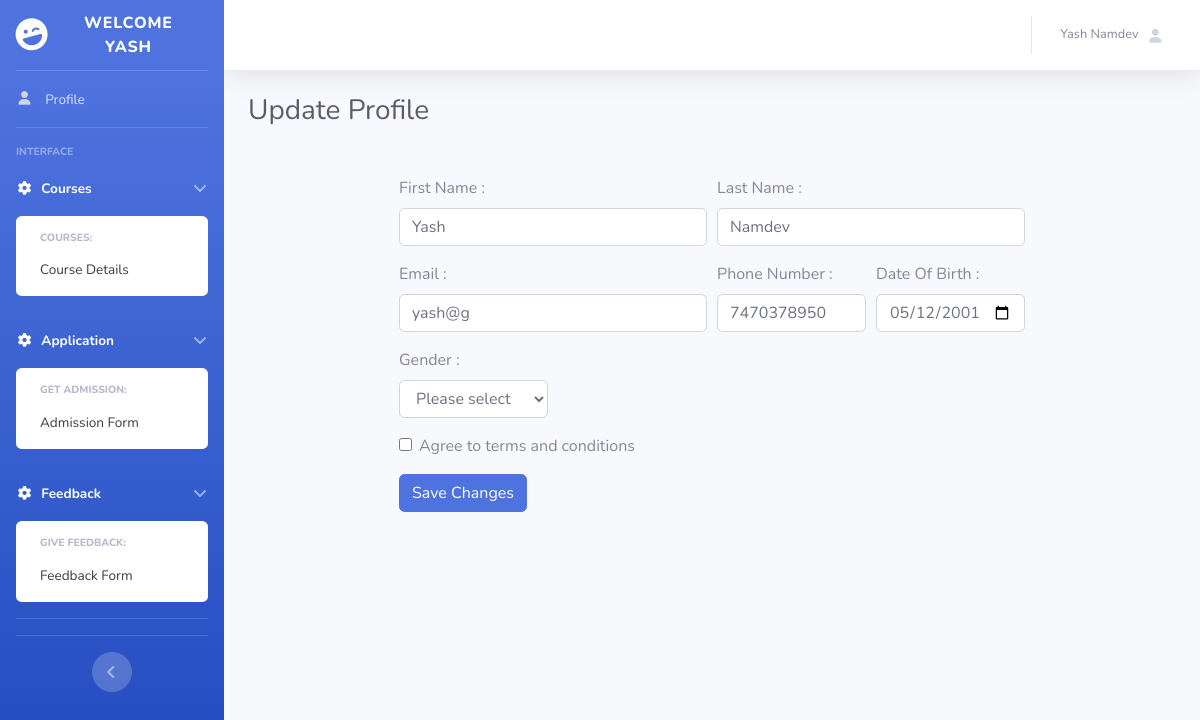
The page /updateprofile.php (signed in) on the database its author committed.
### tables this page shows
CREATE TABLE `register` (
  `id` int(20) NOT NULL,
  `firstname` varchar(20) NOT NULL,
  `lastname` varchar(20) NOT NULL,
  `dob` date NOT NULL,
  `gender` varchar(10) NOT NULL,
  `email` varchar(20) NOT NULL,
  `num` bigint(15) NOT NULL,
  `password` varchar(20) NOT NULL,
  `cpassword` varchar(20) NOT NULL,
  `time` timestamp NOT NULL DEFAULT current_timestamp()
);

### updateprofile.php (the view, shortened to what this page needs)
<?php
require 'connection.php';
if(!empty($_SESSION["id"])){
  $id = $_SESSION["id"];
  $result = mysqli_query($conn, "SELECT * FROM register WHERE id = $id");
  $row = mysqli_fetch_assoc($result);
}
else{
  header("Location: login.html");
}
?>
<!DOCTYPE html>
<html lang="en">
<head>
   <link href="vendor/fontawesome-free/css/all.min.css" rel="stylesheet" type="text/css">
   <link href="css/sb-admin-2.min.css" rel="stylesheet">
</head>
<body>
                <div id="wrapper">
                    <ul class="navbar-nav bg-gradient-primary sidebar sidebar-dark accordion" id="accordionSidebar">
                        <a class="sidebar-brand d-flex align-items-center justify-content-center" href="">
                            <div class="sidebar-brand-icon rotate-n-15">
                                <i class="fas fa-laugh-wink"></i>
                            </div>
                            <div class="sidebar-brand-text mx-3">Welcome <?php echo $row["firstname"]  ?></div>
                        </a>
                        <hr class="sidebar-divider my-0">
                        <li class="nav-item">
                            <a class="nav-link" href="profile.php">
                                <span>Profile</span></a>
                        </li>
                        <hr class="sidebar-divider">
                        <div class="sidebar-heading">
                            Interface
                        </div>
                        <li class="nav-item active">
                            <a class="nav-link" href="#" data-toggle="collapse" data-target="#collapseTwo"
                                aria-expanded="true" aria-controls="collapseTwo">
                                <i class="fas fa-fw fa-cog"></i>
                                <span>Courses</span>
                            </a>
                            <div id="collapseTwo" class="collapse show" aria-labelledby="headingTwo"
                                data-parent="#accordionSidebar">
                                <div class="bg-white py-2 collapse-inner rounded">
                                    <h6 class="collapse-header">Courses:</h6>
                                    <a class="collapse-item " href="stcourse.php">Course Details</a>
                                </div>
                            </div>
                        </li>
                        <li class="nav-item active">
                            <a class="nav-link" href="#" data-toggle="collapse" data-target="#collapseTwo"
                                aria-expanded="true" aria-controls="collapseTwo">
                                <i class="fas fa-fw fa-cog"></i>
                                <span>Application</span>
                            </a>
                            <div id="collapseTwo" class="collapse show" aria-labelledby="headingTwo"
                                data-parent="#accordionSidebar">
                                <div class="bg-white py-2 collapse-inner rounded">
                                    <h6 class="collapse-header">Get Admission:</h6>
                                    <a class="collapse-item " href="admissionform.php">Admission Form</a>
                                </div>
                            </div>
                        </li>
                        <li class="nav-item active">
                            <a class="nav-link" href="#" data-toggle="collapse" data-target="#collapseTwo"
                                aria-expanded="true" aria-controls="collapseTwo">
                                <i class="fas fa-fw fa-cog"></i>
                                <span>Feedback</span>
                            </a>
                            <div id="collapseTwo" class="collapse show" aria-labelledby="headingTwo"
                                data-parent="#accordionSidebar">
                                <div class="bg-white py-2 collapse-inner rounded">
                                    <h6 class="collapse-header">Give Feedback:</h6>
                                    <a class="collapse-item " href="feedback.php">Feedback Form</a>
                                </div>
                            </div>
                        </li>
                        <hr class="sidebar-divider">
                        <hr class="sidebar-divider d-none d-md-block">
                        <div class="text-center d-none d-md-inline">
                            <button class="rounded-circle border-0" id="sidebarToggle"></button>
                        </div>
                    </ul>
                    <div id="content-wrapper" class="d-flex flex-column">
                        <div id="content">
                            <nav class="navbar navbar-expand navbar-light bg-white topbar mb-4 static-top shadow">
                                <ul class="navbar-nav ml-auto">
                                    <li class="nav-item dropdown no-arrow">
                                        <a class="nav-link dropdown-toggle" href="#" id="userDropdown" role="button"
                                            data-toggle="dropdown" aria-haspopup="true" aria-expanded="false">
                                            <span class="mr-2 d-none d-lg-inline text-gray-600 small"><?php echo $row['firstname']; ?>
                                                <?php echo $row['lastname']; ?></span>
                                            <i class="fas fa-user fa-sm fa-fw mr-2 text-gray-400"></i>
                                        </a>
                                    </li>
                                </ul>
                            </nav>
                            <div class="container-fluid">
                                <div class="d-sm-flex align-items-center justify-content-between mb-4">
                                    <h1 class="h3 mb-0 text-gray-800">Update Profile</h1>
                                </div><br>
                                <div class="row d-flex justify-content-center">
                                    <div class="form-main" id="stform">
                                        <div class="container">
                                            <div class="row-cols-1 blanks">
                                                <form action="update.php" method="post">
                                                    <div class="form-row">
                                                        <div class="col-md-6 mb-3">
                                                            <label for="validationDefault01">First Name : </label>
                                                            <input type="text" class="form-control" name="update_firstname"
                                                                id="validationDefault01" value="<?php echo $row['firstname']; ?>"  required class="help"  autocomplete="off" aria-describedby="name-format"  required aria-required="true" pattern="[A-Za-z]{1,13}" title="please enter valid name without space or $,@">
                                                        </div>
                                                        <div class="col-md-6 mb-3">
                                                            <label for="validationDefault02">Last Name : </label>
                                                            <input type="text" class="form-control" name="update_lastname"
                                                                id="validationDefault02" value="<?php echo $row['lastname']; ?>" required  class="help"  autocomplete="off" aria-describedby="name-format"  required aria-required="true" pattern="[A-Za-z]{1,13}" title="please enter valid name without space or $,@">
                                                        </div>
                                                    </div>
                                                    <div class="form-row">
                                                        <div class="col-md-6 mb-3">
                                                            <label for="email">Email : </label>
                                                            <input type="email" class="form-control" id="email" value="<?php echo $row['email']; ?>"
                                                                required  name="update_email">
                                                        </div>
                                                        <div class="col-md-3 mb-3">
                                                            <label for="Phone">Phone Number : </label>
                                                            <input type="tel" class="form-control" id="phone" value="<?php echo $row['num']; ?>"
                                                                required  minlength="10"  name="update_no" autocomplete="off" pattern="[6-9]{1}[0-9]{9}" title="Please enter valid number">
                                                        </div>
                                                        <div class="col-md-3 mb-3">
                                                            <label for="dob">Date Of Birth : </label>
                                                            <input class="form-control" type="date" id="dob" required name="update_dob" value="<?php echo $row['dob']; ?>" autocomplete="off">
                                                        </div>
                                                    </div>
                                                    <div class="form-row">
                                                        <div class="col-md-3 mb-3">
                                                            <label for="">Gender : </label>
                                                <select id="gender" required name="update_gender" value="" class="form-control">
                                                    <option value="">Please select</option>
                                                </select>
                                                        </div>
                                                        <div class="col-md-3 mb-3">
                                                        </div>
                                                        <div class="col-md-3 mb-3">
                                                        </div>
                                                    </div>
                                                    <div class="form-group">
                                                        <div class="form-check">
                                                            <input class="form-check-input" type="checkbox" value=""
                                                                id="invalidCheck2" required>
                                                            <label class="form-check-label" for="invalidCheck2">
                                                                Agree to terms and conditions
                                                            </label>
                                                        </div>
                                                    </div>
                                                    <button class="btn btn-primary" type="submit" name="updateprofile">Save Changes</button>
                                                </form>
                                            </div>
                                        </div>
                                    </div>
                                </div>
                            </div>
                        </div>
                    </div>
</body>
</html>

### rows shown on the page
register: firstname "YASH", firstname "Yash", lastname "Namdev", update_firstname "Yash", update_lastname "Namdev", update_email "yash@g", update_no "7470378950", update_dob "05/12/2001"
